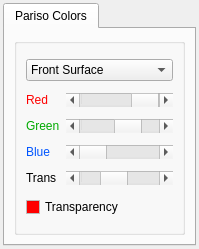
<?xml version="1.0" encoding="UTF-8"?>
<ui version="4.0">
 <class>ColorsOptions</class>
 <widget class="QWidget" name="ColorsOptions">
  <property name="geometry">
   <rect>
    <x>0</x>
    <y>0</y>
    <width>199</width>
    <height>249</height>
   </rect>
  </property>
  <property name="windowTitle">
   <string>Colors Options</string>
  </property>
  <layout class="QGridLayout" name="gridLayout_2">
   <property name="leftMargin">
    <number>3</number>
   </property>
   <property name="topMargin">
    <number>3</number>
   </property>
   <property name="rightMargin">
    <number>3</number>
   </property>
   <property name="bottomMargin">
    <number>3</number>
   </property>
   <property name="spacing">
    <number>3</number>
   </property>
   <item row="0" column="0">
    <widget class="QTabWidget" name="tabWidget">
     <property name="currentIndex">
      <number>0</number>
     </property>
     <widget class="QWidget" name="tab">
      <attribute name="title">
       <string>Pariso Colors</string>
      </attribute>
      <layout class="QGridLayout" name="gridLayout_4">
       <item row="0" column="0">
        <widget class="QGroupBox" name="ColorsgroupBox">
         <property name="sizePolicy">
          <sizepolicy hsizetype="Expanding" vsizetype="Expanding">
           <horstretch>0</horstretch>
           <verstretch>0</verstretch>
          </sizepolicy>
         </property>
         <property name="maximumSize">
          <size>
           <width>16777215</width>
           <height>200</height>
          </size>
         </property>
         <property name="palette">
          <palette>
           <active>
            <colorrole role="Base">
             <brush brushstyle="SolidPattern">
              <color alpha="255">
               <red>255</red>
               <green>0</green>
               <blue>0</blue>
              </color>
             </brush>
            </colorrole>
           </active>
           <inactive>
            <colorrole role="Base">
             <brush brushstyle="SolidPattern">
              <color alpha="255">
               <red>255</red>
               <green>0</green>
               <blue>0</blue>
              </color>
             </brush>
            </colorrole>
           </inactive>
           <disabled>
            <colorrole role="Base">
             <brush brushstyle="SolidPattern">
              <color alpha="255">
               <red>170</red>
               <green>170</green>
               <blue>0</blue>
              </color>
             </brush>
            </colorrole>
           </disabled>
          </palette>
         </property>
         <property name="title">
          <string/>
         </property>
         <property name="alignment">
          <set>Qt::AlignCenter</set>
         </property>
         <layout class="QGridLayout" name="gridLayout_3">
          <item row="0" column="0" colspan="2">
           <widget class="QComboBox" name="color_2">
            <item>
             <property name="text">
              <string>Front Surface</string>
             </property>
            </item>
            <item>
             <property name="text">
              <string>Back Surface</string>
             </property>
            </item>
            <item>
             <property name="text">
              <string>Grid</string>
             </property>
            </item>
            <item>
             <property name="text">
              <string>BackGround</string>
             </property>
            </item>
           </widget>
          </item>
          <item row="1" column="0">
           <widget class="QLabel" name="redLabel_2">
            <property name="maximumSize">
             <size>
              <width>43</width>
              <height>16777215</height>
             </size>
            </property>
            <property name="palette">
             <palette>
              <active>
               <colorrole role="WindowText">
                <brush brushstyle="SolidPattern">
                 <color alpha="255">
                  <red>255</red>
                  <green>0</green>
                  <blue>0</blue>
                 </color>
                </brush>
               </colorrole>
              </active>
              <inactive>
               <colorrole role="WindowText">
                <brush brushstyle="SolidPattern">
                 <color alpha="255">
                  <red>255</red>
                  <green>0</green>
                  <blue>0</blue>
                 </color>
                </brush>
               </colorrole>
              </inactive>
              <disabled>
               <colorrole role="WindowText">
                <brush brushstyle="SolidPattern">
                 <color alpha="255">
                  <red>120</red>
                  <green>120</green>
                  <blue>120</blue>
                 </color>
                </brush>
               </colorrole>
              </disabled>
             </palette>
            </property>
            <property name="text">
             <string>Red</string>
            </property>
            <property name="wordWrap">
             <bool>false</bool>
            </property>
           </widget>
          </item>
          <item row="1" column="1">
           <widget class="QScrollBar" name="red_2">
            <property name="sizePolicy">
             <sizepolicy hsizetype="Expanding" vsizetype="Fixed">
              <horstretch>0</horstretch>
              <verstretch>0</verstretch>
             </sizepolicy>
            </property>
            <property name="maximum">
             <number>255</number>
            </property>
            <property name="pageStep">
             <number>10</number>
            </property>
            <property name="value">
             <number>249</number>
            </property>
            <property name="orientation">
             <enum>Qt::Horizontal</enum>
            </property>
           </widget>
          </item>
          <item row="2" column="0">
           <widget class="QLabel" name="greenLabel_2">
            <property name="maximumSize">
             <size>
              <width>43</width>
              <height>16777215</height>
             </size>
            </property>
            <property name="palette">
             <palette>
              <active>
               <colorrole role="WindowText">
                <brush brushstyle="SolidPattern">
                 <color alpha="255">
                  <red>0</red>
                  <green>170</green>
                  <blue>0</blue>
                 </color>
                </brush>
               </colorrole>
              </active>
              <inactive>
               <colorrole role="WindowText">
                <brush brushstyle="SolidPattern">
                 <color alpha="255">
                  <red>0</red>
                  <green>170</green>
                  <blue>0</blue>
                 </color>
                </brush>
               </colorrole>
              </inactive>
              <disabled>
               <colorrole role="WindowText">
                <brush brushstyle="SolidPattern">
                 <color alpha="255">
                  <red>120</red>
                  <green>120</green>
                  <blue>120</blue>
                 </color>
                </brush>
               </colorrole>
              </disabled>
             </palette>
            </property>
            <property name="text">
             <string>Green</string>
            </property>
            <property name="wordWrap">
             <bool>false</bool>
            </property>
           </widget>
          </item>
          <item row="2" column="1">
           <widget class="QScrollBar" name="green_2">
            <property name="sizePolicy">
             <sizepolicy hsizetype="Expanding" vsizetype="Fixed">
              <horstretch>0</horstretch>
              <verstretch>0</verstretch>
             </sizepolicy>
            </property>
            <property name="maximum">
             <number>255</number>
            </property>
            <property name="value">
             <number>170</number>
            </property>
            <property name="orientation">
             <enum>Qt::Horizontal</enum>
            </property>
           </widget>
          </item>
          <item row="3" column="0">
           <widget class="QLabel" name="blueLabel_2">
            <property name="maximumSize">
             <size>
              <width>43</width>
              <height>16777215</height>
             </size>
            </property>
            <property name="palette">
             <palette>
              <active>
               <colorrole role="WindowText">
                <brush brushstyle="SolidPattern">
                 <color alpha="255">
                  <red>0</red>
                  <green>85</green>
                  <blue>255</blue>
                 </color>
                </brush>
               </colorrole>
              </active>
              <inactive>
               <colorrole role="WindowText">
                <brush brushstyle="SolidPattern">
                 <color alpha="255">
                  <red>0</red>
                  <green>85</green>
                  <blue>255</blue>
                 </color>
                </brush>
               </colorrole>
              </inactive>
              <disabled>
               <colorrole role="WindowText">
                <brush brushstyle="SolidPattern">
                 <color alpha="255">
                  <red>120</red>
                  <green>120</green>
                  <blue>120</blue>
                 </color>
                </brush>
               </colorrole>
              </disabled>
             </palette>
            </property>
            <property name="text">
             <string>Blue</string>
            </property>
            <property name="wordWrap">
             <bool>false</bool>
            </property>
           </widget>
          </item>
          <item row="3" column="1">
           <widget class="QScrollBar" name="blue_2">
            <property name="sizePolicy">
             <sizepolicy hsizetype="Expanding" vsizetype="Fixed">
              <horstretch>0</horstretch>
              <verstretch>0</verstretch>
             </sizepolicy>
            </property>
            <property name="maximum">
             <number>255</number>
            </property>
            <property name="orientation">
             <enum>Qt::Horizontal</enum>
            </property>
           </widget>
          </item>
          <item row="4" column="0">
           <widget class="QLabel" name="transLabel_2">
            <property name="maximumSize">
             <size>
              <width>43</width>
              <height>16777215</height>
             </size>
            </property>
            <property name="text">
             <string>Trans</string>
            </property>
            <property name="wordWrap">
             <bool>false</bool>
            </property>
           </widget>
          </item>
          <item row="4" column="1">
           <widget class="QScrollBar" name="transparent_2">
            <property name="sizePolicy">
             <sizepolicy hsizetype="Expanding" vsizetype="Fixed">
              <horstretch>0</horstretch>
              <verstretch>0</verstretch>
             </sizepolicy>
            </property>
            <property name="maximum">
             <number>255</number>
            </property>
            <property name="value">
             <number>100</number>
            </property>
            <property name="orientation">
             <enum>Qt::Horizontal</enum>
            </property>
           </widget>
          </item>
          <item row="5" column="0" colspan="2">
           <widget class="QCheckBox" name="transparence_2">
            <property name="enabled">
             <bool>true</bool>
            </property>
            <property name="sizePolicy">
             <sizepolicy hsizetype="Expanding" vsizetype="Fixed">
              <horstretch>0</horstretch>
              <verstretch>0</verstretch>
             </sizepolicy>
            </property>
            <property name="text">
             <string>Transparency</string>
            </property>
            <property name="checked">
             <bool>false</bool>
            </property>
           </widget>
          </item>
         </layout>
        </widget>
       </item>
      </layout>
     </widget>
    </widget>
   </item>
  </layout>
 </widget>
 <resources/>
 <connections/>
</ui>
